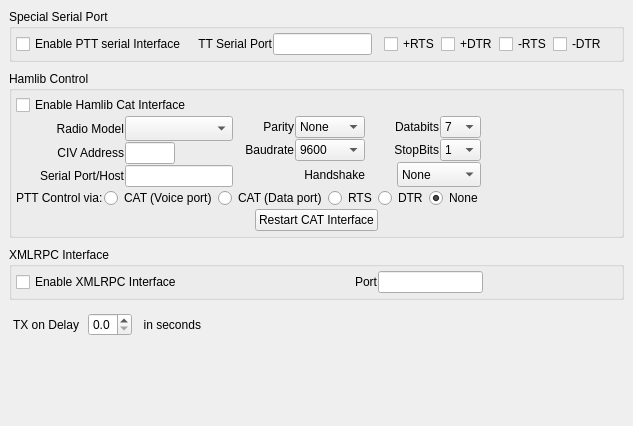
<?xml version="1.0" encoding="UTF-8"?>
<ui version="4.0">
 <class>rigConfig</class>
 <widget class="QWidget" name="rigConfig">
  <property name="geometry">
   <rect>
    <x>0</x>
    <y>0</y>
    <width>633</width>
    <height>426</height>
   </rect>
  </property>
  <property name="font">
   <font>
    <pointsize>9</pointsize>
   </font>
  </property>
  <property name="windowTitle">
   <string>Form</string>
  </property>
  <layout class="QVBoxLayout" name="verticalLayout_2">
   <property name="spacing">
    <number>9</number>
   </property>
   <property name="leftMargin">
    <number>9</number>
   </property>
   <property name="topMargin">
    <number>9</number>
   </property>
   <property name="rightMargin">
    <number>9</number>
   </property>
   <property name="bottomMargin">
    <number>9</number>
   </property>
   <item>
    <widget class="QGroupBox" name="groupBox_2">
     <property name="autoFillBackground">
      <bool>true</bool>
     </property>
     <property name="title">
      <string>Special Serial Port</string>
     </property>
     <layout class="QHBoxLayout" name="horizontalLayout_7">
      <property name="spacing">
       <number>1</number>
      </property>
      <property name="leftMargin">
       <number>4</number>
      </property>
      <property name="topMargin">
       <number>4</number>
      </property>
      <property name="rightMargin">
       <number>4</number>
      </property>
      <property name="bottomMargin">
       <number>4</number>
      </property>
      <item>
       <widget class="QCheckBox" name="enablePTTCheckBox">
        <property name="text">
         <string>Enable PTT serial Interface</string>
        </property>
       </widget>
      </item>
      <item>
       <spacer name="horizontalSpacer_8">
        <property name="orientation">
         <enum>Qt::Horizontal</enum>
        </property>
        <property name="sizeHint" stdset="0">
         <size>
          <width>19</width>
          <height>20</height>
         </size>
        </property>
       </spacer>
      </item>
      <item>
       <widget class="QLabel" name="serialInterfaceTextLabel_4">
        <property name="minimumSize">
         <size>
          <width>60</width>
          <height>0</height>
         </size>
        </property>
        <property name="text">
         <string>PTT Serial Port</string>
        </property>
        <property name="alignment">
         <set>Qt::AlignRight|Qt::AlignTrailing|Qt::AlignVCenter</set>
        </property>
        <property name="wordWrap">
         <bool>false</bool>
        </property>
       </widget>
      </item>
      <item>
       <widget class="QLineEdit" name="pttSerialPortLineEdit">
        <property name="sizePolicy">
         <sizepolicy hsizetype="Preferred" vsizetype="Fixed">
          <horstretch>0</horstretch>
          <verstretch>0</verstretch>
         </sizepolicy>
        </property>
       </widget>
      </item>
      <item>
       <spacer name="horizontalSpacer_15">
        <property name="orientation">
         <enum>Qt::Horizontal</enum>
        </property>
        <property name="sizeHint" stdset="0">
         <size>
          <width>20</width>
          <height>20</height>
         </size>
        </property>
       </spacer>
      </item>
      <item>
       <widget class="QCheckBox" name="RTSCheckBox">
        <property name="text">
         <string>+RTS</string>
        </property>
       </widget>
      </item>
      <item>
       <widget class="QCheckBox" name="DTRCheckBox">
        <property name="text">
         <string>+DTR</string>
        </property>
       </widget>
      </item>
      <item>
       <widget class="QCheckBox" name="nRTSCheckBox">
        <property name="text">
         <string>-RTS</string>
        </property>
       </widget>
      </item>
      <item>
       <widget class="QCheckBox" name="nDTRCheckBox">
        <property name="text">
         <string>-DTR</string>
        </property>
       </widget>
      </item>
      <item>
       <spacer name="horizontalSpacer_11">
        <property name="orientation">
         <enum>Qt::Horizontal</enum>
        </property>
        <property name="sizeHint" stdset="0">
         <size>
          <width>19</width>
          <height>20</height>
         </size>
        </property>
       </spacer>
      </item>
     </layout>
    </widget>
   </item>
   <item>
    <widget class="QGroupBox" name="groupBox">
     <property name="autoFillBackground">
      <bool>true</bool>
     </property>
     <property name="title">
      <string>Hamlib Control</string>
     </property>
     <layout class="QVBoxLayout" name="verticalLayout">
      <property name="spacing">
       <number>1</number>
      </property>
      <property name="leftMargin">
       <number>4</number>
      </property>
      <property name="topMargin">
       <number>4</number>
      </property>
      <property name="rightMargin">
       <number>4</number>
      </property>
      <property name="bottomMargin">
       <number>4</number>
      </property>
      <item>
       <widget class="QCheckBox" name="enableCATCheckBox">
        <property name="text">
         <string>Enable Hamlib Cat Interface</string>
        </property>
       </widget>
      </item>
      <item>
       <layout class="QHBoxLayout" name="horizontalLayout" stretch="0,0,1">
        <item>
         <layout class="QGridLayout" name="gridLayout_2">
          <property name="verticalSpacing">
           <number>1</number>
          </property>
          <item row="0" column="0">
           <widget class="QLabel" name="serialInterfaceTextLabel_2">
            <property name="minimumSize">
             <size>
              <width>60</width>
              <height>0</height>
             </size>
            </property>
            <property name="text">
             <string>Radio Model</string>
            </property>
            <property name="alignment">
             <set>Qt::AlignRight|Qt::AlignTrailing|Qt::AlignVCenter</set>
            </property>
            <property name="wordWrap">
             <bool>false</bool>
            </property>
           </widget>
          </item>
          <item row="0" column="1">
           <widget class="QComboBox" name="radioModelComboBox">
            <property name="font">
             <font>
              <family>Ubuntu Mono</family>
              <pointsize>9</pointsize>
              <weight>75</weight>
              <italic>false</italic>
              <bold>true</bold>
              <kerning>false</kerning>
             </font>
            </property>
           </widget>
          </item>
          <item row="1" column="0">
           <widget class="QLabel" name="serialInterfaceTextLabel_3">
            <property name="minimumSize">
             <size>
              <width>60</width>
              <height>0</height>
             </size>
            </property>
            <property name="text">
             <string>CIV Address</string>
            </property>
            <property name="alignment">
             <set>Qt::AlignRight|Qt::AlignTrailing|Qt::AlignVCenter</set>
            </property>
            <property name="wordWrap">
             <bool>false</bool>
            </property>
           </widget>
          </item>
          <item row="1" column="1">
           <widget class="QLineEdit" name="civAddressLineEdit">
            <property name="maximumSize">
             <size>
              <width>50</width>
              <height>16777215</height>
             </size>
            </property>
           </widget>
          </item>
          <item row="2" column="0">
           <widget class="QLabel" name="serialInterfaceTextLabel">
            <property name="minimumSize">
             <size>
              <width>108</width>
              <height>0</height>
             </size>
            </property>
            <property name="text">
             <string>Serial Port/Host</string>
            </property>
            <property name="alignment">
             <set>Qt::AlignRight|Qt::AlignTrailing|Qt::AlignVCenter</set>
            </property>
            <property name="wordWrap">
             <bool>false</bool>
            </property>
           </widget>
          </item>
          <item row="2" column="1">
           <widget class="QLineEdit" name="serialPortLineEdit">
            <property name="sizePolicy">
             <sizepolicy hsizetype="Preferred" vsizetype="Fixed">
              <horstretch>0</horstretch>
              <verstretch>0</verstretch>
             </sizepolicy>
            </property>
           </widget>
          </item>
         </layout>
        </item>
        <item>
         <layout class="QGridLayout" name="gridLayout">
          <property name="verticalSpacing">
           <number>1</number>
          </property>
          <item row="0" column="0">
           <widget class="QLabel" name="serialInterfaceTextLabel_8">
            <property name="minimumSize">
             <size>
              <width>60</width>
              <height>0</height>
             </size>
            </property>
            <property name="text">
             <string>Parity</string>
            </property>
            <property name="alignment">
             <set>Qt::AlignRight|Qt::AlignTrailing|Qt::AlignVCenter</set>
            </property>
            <property name="wordWrap">
             <bool>false</bool>
            </property>
           </widget>
          </item>
          <item row="0" column="1">
           <widget class="QComboBox" name="parityComboBox">
            <property name="maximumSize">
             <size>
              <width>70</width>
              <height>16777215</height>
             </size>
            </property>
            <item>
             <property name="text">
              <string>None</string>
             </property>
            </item>
            <item>
             <property name="text">
              <string>Odd</string>
             </property>
            </item>
            <item>
             <property name="text">
              <string>Even</string>
             </property>
            </item>
           </widget>
          </item>
          <item row="0" column="2" colspan="2">
           <widget class="QLabel" name="serialInterfaceTextLabel_9">
            <property name="minimumSize">
             <size>
              <width>60</width>
              <height>0</height>
             </size>
            </property>
            <property name="text">
             <string>Databits</string>
            </property>
            <property name="alignment">
             <set>Qt::AlignRight|Qt::AlignTrailing|Qt::AlignVCenter</set>
            </property>
            <property name="wordWrap">
             <bool>false</bool>
            </property>
           </widget>
          </item>
          <item row="0" column="4">
           <widget class="QComboBox" name="databitsComboBox">
            <item>
             <property name="text">
              <string>7</string>
             </property>
            </item>
            <item>
             <property name="text">
              <string>8</string>
             </property>
            </item>
           </widget>
          </item>
          <item row="1" column="0">
           <widget class="QLabel" name="serialPortTextLabel">
            <property name="minimumSize">
             <size>
              <width>60</width>
              <height>0</height>
             </size>
            </property>
            <property name="text">
             <string>Baudrate</string>
            </property>
            <property name="alignment">
             <set>Qt::AlignRight|Qt::AlignTrailing|Qt::AlignVCenter</set>
            </property>
            <property name="wordWrap">
             <bool>false</bool>
            </property>
           </widget>
          </item>
          <item row="1" column="1">
           <widget class="QComboBox" name="baudrateComboBox">
            <property name="maximumSize">
             <size>
              <width>70</width>
              <height>16777215</height>
             </size>
            </property>
            <property name="currentIndex">
             <number>5</number>
            </property>
            <item>
             <property name="text">
              <string>300</string>
             </property>
            </item>
            <item>
             <property name="text">
              <string>600</string>
             </property>
            </item>
            <item>
             <property name="text">
              <string>1200</string>
             </property>
            </item>
            <item>
             <property name="text">
              <string>2400</string>
             </property>
            </item>
            <item>
             <property name="text">
              <string>4800</string>
             </property>
            </item>
            <item>
             <property name="text">
              <string>9600</string>
             </property>
            </item>
            <item>
             <property name="text">
              <string>19200</string>
             </property>
            </item>
            <item>
             <property name="text">
              <string>38400</string>
             </property>
            </item>
            <item>
             <property name="text">
              <string>57600</string>
             </property>
            </item>
            <item>
             <property name="text">
              <string>115200</string>
             </property>
            </item>
            <item>
             <property name="text">
              <string>230400</string>
             </property>
            </item>
            <item>
             <property name="text">
              <string>460800</string>
             </property>
            </item>
           </widget>
          </item>
          <item row="1" column="2" colspan="2">
           <widget class="QLabel" name="stopbitsTextLabel">
            <property name="minimumSize">
             <size>
              <width>60</width>
              <height>0</height>
             </size>
            </property>
            <property name="text">
             <string>StopBits</string>
            </property>
            <property name="alignment">
             <set>Qt::AlignRight|Qt::AlignTrailing|Qt::AlignVCenter</set>
            </property>
            <property name="wordWrap">
             <bool>false</bool>
            </property>
           </widget>
          </item>
          <item row="1" column="4">
           <widget class="QComboBox" name="stopbitsComboBox">
            <item>
             <property name="text">
              <string>1</string>
             </property>
            </item>
            <item>
             <property name="text">
              <string>2</string>
             </property>
            </item>
           </widget>
          </item>
          <item row="2" column="0" colspan="2">
           <widget class="QLabel" name="serialInterfaceTextLabel_6">
            <property name="minimumSize">
             <size>
              <width>60</width>
              <height>0</height>
             </size>
            </property>
            <property name="text">
             <string>Handshake</string>
            </property>
            <property name="alignment">
             <set>Qt::AlignRight|Qt::AlignTrailing|Qt::AlignVCenter</set>
            </property>
            <property name="wordWrap">
             <bool>false</bool>
            </property>
           </widget>
          </item>
          <item row="2" column="3" colspan="2">
           <widget class="QComboBox" name="handshakeComboBox">
            <property name="sizePolicy">
             <sizepolicy hsizetype="Preferred" vsizetype="Preferred">
              <horstretch>0</horstretch>
              <verstretch>0</verstretch>
             </sizepolicy>
            </property>
            <item>
             <property name="text">
              <string>None</string>
             </property>
            </item>
            <item>
             <property name="text">
              <string>Hardware</string>
             </property>
            </item>
            <item>
             <property name="text">
              <string>XOn/XOff</string>
             </property>
            </item>
           </widget>
          </item>
         </layout>
        </item>
        <item>
         <spacer name="horizontalSpacer">
          <property name="orientation">
           <enum>Qt::Horizontal</enum>
          </property>
          <property name="sizeHint" stdset="0">
           <size>
            <width>40</width>
            <height>20</height>
           </size>
          </property>
         </spacer>
        </item>
       </layout>
      </item>
      <item>
       <layout class="QHBoxLayout" name="horizontalLayout_11">
        <item>
         <widget class="QLabel" name="label">
          <property name="text">
           <string>PTT Control via:</string>
          </property>
         </widget>
        </item>
        <item>
         <widget class="QRadioButton" name="catVoiceRadioButton">
          <property name="enabled">
           <bool>true</bool>
          </property>
          <property name="toolTip">
           <string extracomment="PTT with voice port as input"/>
          </property>
          <property name="text">
           <string>CAT (Voice port)</string>
          </property>
         </widget>
        </item>
        <item>
         <widget class="QRadioButton" name="catDataRadioButton">
          <property name="enabled">
           <bool>true</bool>
          </property>
          <property name="toolTip">
           <string/>
          </property>
          <property name="whatsThis">
           <string/>
          </property>
          <property name="text">
           <string>CAT (Data port)</string>
          </property>
         </widget>
        </item>
        <item>
         <widget class="QRadioButton" name="rtsRadioButton">
          <property name="text">
           <string>RTS</string>
          </property>
         </widget>
        </item>
        <item>
         <widget class="QRadioButton" name="dtrRadioButton">
          <property name="text">
           <string>DTR</string>
          </property>
         </widget>
        </item>
        <item>
         <widget class="QRadioButton" name="noPttRadioButton">
          <property name="text">
           <string>None</string>
          </property>
          <property name="checked">
           <bool>true</bool>
          </property>
         </widget>
        </item>
        <item>
         <spacer name="horizontalSpacer_12">
          <property name="orientation">
           <enum>Qt::Horizontal</enum>
          </property>
          <property name="sizeHint" stdset="0">
           <size>
            <width>40</width>
            <height>20</height>
           </size>
          </property>
         </spacer>
        </item>
       </layout>
      </item>
      <item>
       <layout class="QHBoxLayout" name="horizontalLayout_6">
        <item>
         <spacer name="horizontalSpacer_9">
          <property name="orientation">
           <enum>Qt::Horizontal</enum>
          </property>
          <property name="sizeHint" stdset="0">
           <size>
            <width>40</width>
            <height>20</height>
           </size>
          </property>
         </spacer>
        </item>
        <item>
         <widget class="QPushButton" name="restartPushButton">
          <property name="text">
           <string>Restart CAT Interface</string>
          </property>
         </widget>
        </item>
        <item>
         <spacer name="horizontalSpacer_10">
          <property name="orientation">
           <enum>Qt::Horizontal</enum>
          </property>
          <property name="sizeHint" stdset="0">
           <size>
            <width>40</width>
            <height>20</height>
           </size>
          </property>
         </spacer>
        </item>
       </layout>
      </item>
     </layout>
    </widget>
   </item>
   <item>
    <widget class="QGroupBox" name="groupBox_3">
     <property name="autoFillBackground">
      <bool>true</bool>
     </property>
     <property name="title">
      <string>XMLRPC Interface</string>
     </property>
     <layout class="QHBoxLayout" name="horizontalLayout_8">
      <property name="spacing">
       <number>1</number>
      </property>
      <property name="leftMargin">
       <number>4</number>
      </property>
      <property name="topMargin">
       <number>4</number>
      </property>
      <property name="rightMargin">
       <number>4</number>
      </property>
      <property name="bottomMargin">
       <number>4</number>
      </property>
      <item>
       <widget class="QCheckBox" name="enableXMLRPCCheckBox">
        <property name="text">
         <string>Enable XMLRPC Interface</string>
        </property>
       </widget>
      </item>
      <item>
       <spacer name="horizontalSpacer_14">
        <property name="orientation">
         <enum>Qt::Horizontal</enum>
        </property>
        <property name="sizeHint" stdset="0">
         <size>
          <width>138</width>
          <height>20</height>
         </size>
        </property>
       </spacer>
      </item>
      <item>
       <widget class="QLabel" name="serialInterfaceTextLabel_5">
        <property name="minimumSize">
         <size>
          <width>60</width>
          <height>0</height>
         </size>
        </property>
        <property name="text">
         <string>Port</string>
        </property>
        <property name="alignment">
         <set>Qt::AlignRight|Qt::AlignTrailing|Qt::AlignVCenter</set>
        </property>
        <property name="wordWrap">
         <bool>false</bool>
        </property>
       </widget>
      </item>
      <item>
       <widget class="QLineEdit" name="XMLRPCPortLineEdit">
        <property name="sizePolicy">
         <sizepolicy hsizetype="Preferred" vsizetype="Fixed">
          <horstretch>0</horstretch>
          <verstretch>0</verstretch>
         </sizepolicy>
        </property>
       </widget>
      </item>
      <item>
       <spacer name="horizontalSpacer_5">
        <property name="orientation">
         <enum>Qt::Horizontal</enum>
        </property>
        <property name="sizeHint" stdset="0">
         <size>
          <width>138</width>
          <height>20</height>
         </size>
        </property>
       </spacer>
      </item>
     </layout>
    </widget>
   </item>
   <item>
    <layout class="QHBoxLayout" name="horizontalLayout_12">
     <property name="leftMargin">
      <number>4</number>
     </property>
     <property name="topMargin">
      <number>4</number>
     </property>
     <property name="rightMargin">
      <number>4</number>
     </property>
     <property name="bottomMargin">
      <number>4</number>
     </property>
     <item>
      <widget class="QLabel" name="serialPortTextLabel_2">
       <property name="minimumSize">
        <size>
         <width>60</width>
         <height>0</height>
        </size>
       </property>
       <property name="text">
        <string>TX on Delay</string>
       </property>
       <property name="alignment">
        <set>Qt::AlignRight|Qt::AlignTrailing|Qt::AlignVCenter</set>
       </property>
       <property name="wordWrap">
        <bool>false</bool>
       </property>
      </widget>
     </item>
     <item>
      <widget class="QDoubleSpinBox" name="txOnDelayDoubleSpinBox">
       <property name="decimals">
        <number>1</number>
       </property>
       <property name="maximum">
        <double>5.000000000000000</double>
       </property>
       <property name="singleStep">
        <double>0.100000000000000</double>
       </property>
      </widget>
     </item>
     <item>
      <widget class="QLabel" name="serialPortTextLabel_3">
       <property name="minimumSize">
        <size>
         <width>60</width>
         <height>0</height>
        </size>
       </property>
       <property name="text">
        <string>in seconds</string>
       </property>
       <property name="alignment">
        <set>Qt::AlignRight|Qt::AlignTrailing|Qt::AlignVCenter</set>
       </property>
       <property name="wordWrap">
        <bool>false</bool>
       </property>
      </widget>
     </item>
     <item>
      <spacer name="horizontalSpacer_13">
       <property name="orientation">
        <enum>Qt::Horizontal</enum>
       </property>
       <property name="sizeHint" stdset="0">
        <size>
         <width>40</width>
         <height>20</height>
        </size>
       </property>
      </spacer>
     </item>
    </layout>
   </item>
   <item>
    <spacer name="verticalSpacer">
     <property name="orientation">
      <enum>Qt::Vertical</enum>
     </property>
     <property name="sizeHint" stdset="0">
      <size>
       <width>20</width>
       <height>17</height>
      </size>
     </property>
    </spacer>
   </item>
  </layout>
 </widget>
 <resources/>
 <connections/>
</ui>
